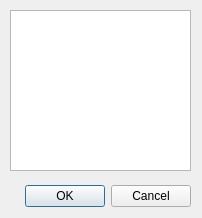
<?xml version="1.0" encoding="UTF-8"?>
<ui version="4.0">
 <class>SelectLines</class>
 <widget class="QDialog" name="SelectLines">
  <property name="geometry">
   <rect>
    <x>0</x>
    <y>0</y>
    <width>202</width>
    <height>218</height>
   </rect>
  </property>
  <property name="windowTitle">
   <string>Select Lines</string>
  </property>
  <widget class="QDialogButtonBox" name="buttonBox">
   <property name="geometry">
    <rect>
     <x>-150</x>
     <y>180</y>
     <width>341</width>
     <height>32</height>
    </rect>
   </property>
   <property name="orientation">
    <enum>Qt::Horizontal</enum>
   </property>
   <property name="standardButtons">
    <set>QDialogButtonBox::Cancel|QDialogButtonBox::Ok</set>
   </property>
  </widget>
  <widget class="QListWidget" name="lineslist">
   <property name="geometry">
    <rect>
     <x>10</x>
     <y>10</y>
     <width>181</width>
     <height>161</height>
    </rect>
   </property>
   <property name="alternatingRowColors">
    <bool>true</bool>
   </property>
   <property name="selectionMode">
    <enum>QAbstractItemView::ExtendedSelection</enum>
   </property>
   <property name="selectionBehavior">
    <enum>QAbstractItemView::SelectItems</enum>
   </property>
   <property name="isWrapping" stdset="0">
    <bool>false</bool>
   </property>
   <property name="layoutMode">
    <enum>QListView::SinglePass</enum>
   </property>
   <property name="spacing">
    <number>0</number>
   </property>
   <property name="selectionRectVisible">
    <bool>true</bool>
   </property>
   <property name="sortingEnabled">
    <bool>false</bool>
   </property>
  </widget>
 </widget>
 <resources/>
 <connections>
  <connection>
   <sender>buttonBox</sender>
   <signal>accepted()</signal>
   <receiver>SelectLines</receiver>
   <slot>accept()</slot>
   <hints>
    <hint type="sourcelabel">
     <x>248</x>
     <y>254</y>
    </hint>
    <hint type="destinationlabel">
     <x>157</x>
     <y>274</y>
    </hint>
   </hints>
  </connection>
  <connection>
   <sender>buttonBox</sender>
   <signal>rejected()</signal>
   <receiver>SelectLines</receiver>
   <slot>reject()</slot>
   <hints>
    <hint type="sourcelabel">
     <x>316</x>
     <y>260</y>
    </hint>
    <hint type="destinationlabel">
     <x>286</x>
     <y>274</y>
    </hint>
   </hints>
  </connection>
 </connections>
</ui>
